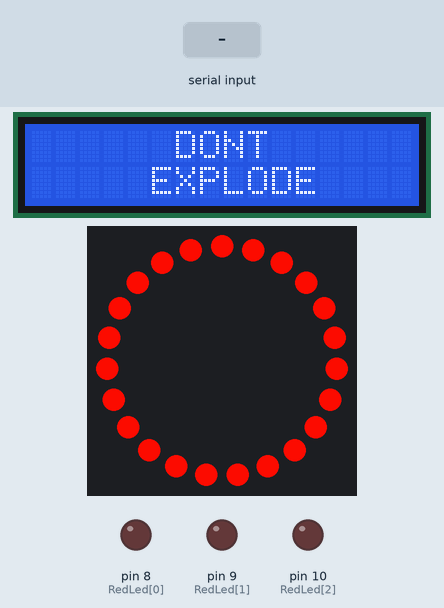
Simulated run of this sketch. Board: Arduino Mega 2560, built with avr-gcc and run on an emulated ATmega2560. On the bench: 16×2 character LCD, 23 RGB LEDs in a ring, first at the top, clockwise, output pins drawn as LEDs (lit = HIGH). Inputs (shaded band) come from the test bench. What the sketch prints to the serial monitor is not drawn.

Above: at 1.2 s.
1.3 s: "win\n" received over Serial
At 3.01 s:
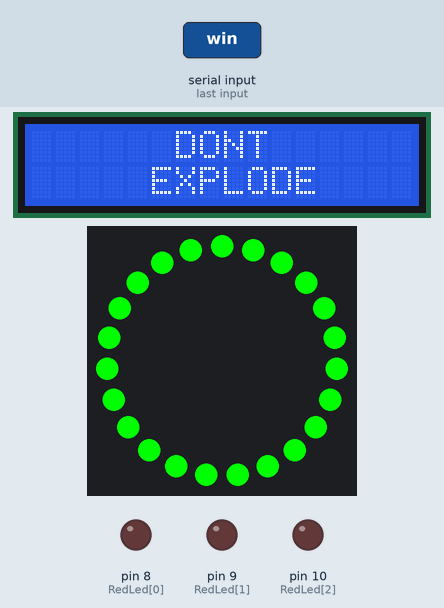
3.2 s: "start\n" received over Serial
At 3.36 s:
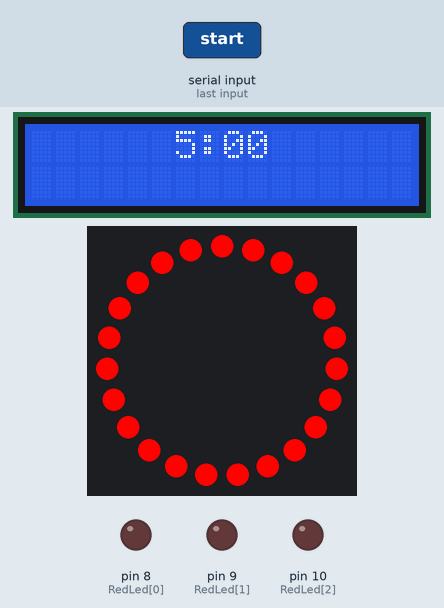
5.0 s: "modulesolved\n" received over Serial
At 5.09 s:
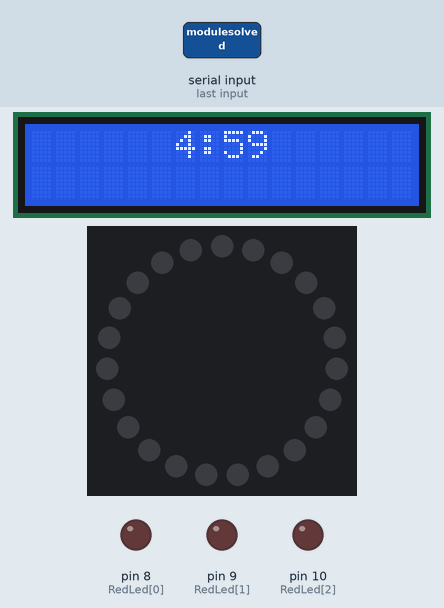
6.8 s: "gameover\n" received over Serial
At 7.6 s:
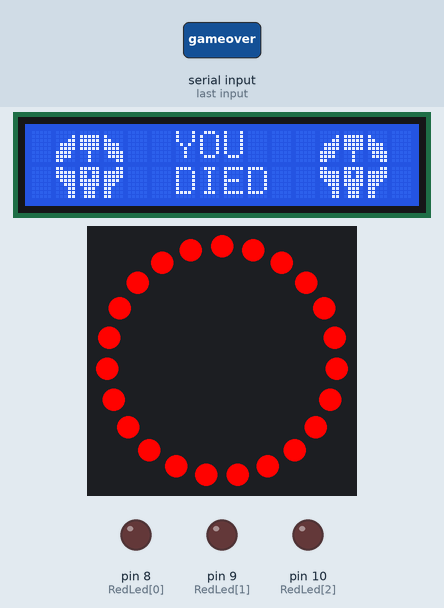
Timing chart, 0 to 9.3 s (numbered marks = the images above; inputs shaded):
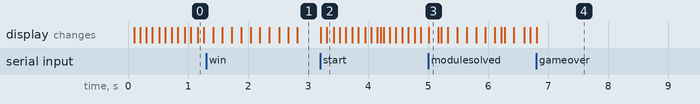

The sketch:

LCD_Arduino.ino
```cpp
/*
  Communication between Arduino and Arduino Mega
*/

#include <LiquidCrystal.h>
#include <FastLED.h>

// Variable to store data sent from Arduino Mega
String msg;

const int rs = 12, en = 11, d4 = 5, d5 = 4, d6 = 3, d7 = 2;

LiquidCrystal lcd(rs, en, d4, d5, d6, d7);

int RedLed[] = {8,9,10};
int SideLEDs[] = {0,0,0};


byte topL[8] = {
  0b00000,
  0b00001,
  0b00011,
  0b01111,
  0b01111,
  0b11110,
  0b11110,
  0b11000
};

byte topM[8] = {
  0b00000,
  0b11111,
  0b11111,
  0b11111,
  0b11111,
  0b00100,
  0b00100,
  0b00100
};

byte topR[8] = {
  0b00000,
  0b10000,
  0b11000,
  0b11110,
  0b11110,
  0b01111,
  0b01111,
  0b00011
};

byte botL[8] = {
  0b11000,
  0b11111,
  0b11111,
  0b01111,
  0b00111,
  0b00011,
  0b00011,
  0b00011
};

byte botM[8] = {
  0b11111,
  0b11011,
  0b11011,
  0b11111,
  0b11111,
  0b01110,
  0b01110,
  0b01110
};

byte botR[8] = {
  0b00011,
  0b11111,
  0b11111,
  0b11110,
  0b11100,
  0b11000,
  0b11000,
  0b11000
};


// Countdown timer variables
bool countdownActive = false;
int timeRemaining;
char timeRemainingFormatted[6];
int countdownTimer = 0;
int countdownTimerPrevious = 0;
int standbyTimer = 0;
int standbyTimerPrev = 0;
String gameSerial = "";

// LED Strip variables
#define NUM_LEDS 23
#define DATA_PIN 6


CRGB leds[NUM_LEDS];

bool isRed = 1;
int Green_channel = 0;
long lastChange;
long lastBlink;

int blinkCount = 0;
int lightMode = 0;
int endDelay = 150;
bool blink;

void gameStart() {
  timeRemaining = 300;  // Set game length here.
  countdownActive = true;
}

void standby() {
  standbyTimer = millis();
  if (standbyTimer - standbyTimerPrev > 1000) {
    standbyTimerPrev = standbyTimer;

      lcd.clear();
      lcd.setCursor(6, 0);
      lcd.print("DONT");
      lcd.setCursor(5, 1);
      lcd.print("EXPLODE");
  }
}

void gameOver(bool deathByTime) {
  countdownActive = false;

  if (deathByTime) {
    Serial.print("\ngameover");  // Send gameover command for the MEGA to read.
  }

      lcd.clear();
      lcd.setCursor(6, 0);
      lcd.print("YOU");
      lcd.setCursor(6, 1);
      lcd.print("DIED");

      lcd.setCursor(12, 0);
      lcd.write(byte(0));

      lcd.setCursor(13, 0);
      lcd.write(byte(1));

      lcd.setCursor(14, 0);
      lcd.write(byte(2));

      lcd.setCursor(12, 1);
      lcd.write(byte(3));

      lcd.setCursor(13, 1);
      lcd.write(byte(4));

      lcd.setCursor(14, 1);
      lcd.write(byte(5));

      ////////

      lcd.setCursor(1, 0);
      lcd.write(byte(0));

      lcd.setCursor(2, 0);
      lcd.write(byte(1));

      lcd.setCursor(3, 0);
      lcd.write(byte(2));

      lcd.setCursor(1, 1);
      lcd.write(byte(3));

      lcd.setCursor(2, 1);
      lcd.write(byte(4));

      lcd.setCursor(3, 1);
      lcd.write(byte(5));

      delay(5000);
  }


void LEDStrip() {
  // lightmode before gamestart
  if (lightMode == 0) {
    if(millis() - lastChange > 100) {
      lastChange = millis();
      if (isRed == 1) {
        Green_channel++;
        for (int j = 0; j < NUM_LEDS; j++) {
          leds[j].setRGB(255 - Green_channel, Green_channel, 0);
          if (Green_channel == 255) {
            isRed = 0;
          }
        }
      }
      else {
        Green_channel--;
        for (int j = 0; j < NUM_LEDS; j++) {
          leds[j].setRGB(255 - Green_channel, Green_channel, 0);
          if (Green_channel == 0) {
            isRed = 1;
          }
        }
      }
    }
  }

  // Ligtmode when the game is running normally
  if (lightMode == 1) {
    if(millis() - lastChange > 100) {
      lastChange = millis();
      if (isRed == 1) {
        Green_channel++;
        for (int j = 0; j < NUM_LEDS; j++) {
          leds[j].setRGB(255, Green_channel, 0);
          if (Green_channel == 50) {
            isRed = 0;
          }
        }
      }
      else {
        Green_channel--;
        for (int j = 0; j < NUM_LEDS; j++) {
          leds[j].setRGB(255, Green_channel, 0);
          if (Green_channel == 0) {
            isRed = 1;
          }
        }
      }
    }
  }

  //lightmode for when a mistake is made
  if (lightMode == 2) {
    if (millis() - lastBlink > 150) {
      lastBlink = millis();
      blinkCount++;
      if (blinkCount % 2 == 1) {
        for (int j = 0; j < NUM_LEDS; j++) {
        leds[j].setRGB(0, 0, 0);
        }
      }
      else {
        for (int j = 0; j < NUM_LEDS; j++) {
        leds[j].setRGB(255, 0, 0);
        }
      }
    }
    if (blinkCount == 11) {
      blinkCount = 0;
      lightMode = 1;
      isRed = 1;
      Green_channel = 0;
    }
  }

  // lightmode when module is solved
  if (lightMode == 3) {
    if (millis() - lastBlink > 150) {
      lastBlink = millis();
      blinkCount++;
      if (blinkCount % 2 == 1) {
        for (int j = 0; j < NUM_LEDS; j++) {
        leds[j].setRGB(0, 0, 0);
        }
      }
      else {
        for (int j = 0; j < NUM_LEDS; j++) {
        leds[j].setRGB(0, 255, 0);
        }
      }
    }
    if (blinkCount == 11) {
      blinkCount = 0;
      lightMode = 1;
      isRed = 1;
      Green_channel = 0;
    }
  }

  // lightmode when game is lost
  if (lightMode == 4) {
    if (millis() - lastBlink > endDelay) {
      if (endDelay > 50) {
        endDelay = endDelay - 5;
      }
      lastBlink = millis();
      blinkCount++;
      if (blinkCount % 2 == 1) {
        for (int j = 0; j < NUM_LEDS; j++) {
        leds[j].setRGB(0, 0, 0);
        }
      }
      else {
        for (int j = 0; j < NUM_LEDS; j++) {
        leds[j].setRGB(255, 0, 0);
        }
      }
    }
    if (blinkCount == 30) {
      blinkCount = 0;
      lightMode =
      isRed = 1;
      Green_channel = 0;
    }
  }

  // lightmode when game is won
  if (lightMode == 5) {
    if (millis() - lastChange > 150) {
      lastChange = millis();
      for (int i = 0; i <= 255; i++) {
        for (int j = 0; j < NUM_LEDS; j++) {
            leds[j].setRGB(255 - i , i, 0);
        }
        if (i == 255) {
          blink = 1;
        }
      }
      if (blink == 1) {
            blinkCount++;
          if (blinkCount % 2 == 1) {
            for (int j = 0; j < NUM_LEDS; j++) {
            leds[j].setRGB(0, 0, 0);
            }
          }
          else {
            for (int j = 0; j < NUM_LEDS; j++) {
            leds[j].setRGB(0, 255, 0);
            }
          }
        if (blinkCount == 11) {
          blinkCount = 0;
          lightMode = 7;
          isRed = 1;
          Green_channel = 255;
        }
      }
    }
  }

  // lightmode for red light
  if (lightMode == 6) {
    for (int j = 0; j < NUM_LEDS; j++) {
      leds[j].setRGB(255, 0, 0);
    }
    lightMode = 8;
  }

  // lightmode for green light
  if (lightMode == 7) {
    for (int j = 0; j < NUM_LEDS; j++) {
      leds[j].setRGB(0, 255, 0);
    }
    lightMode = 8;
  }

  FastLED.show();
}


void setup() {
  lcd.begin(16, 2);  // Enable once the LCD has been installed.
  lcd.createChar(0, topL);
  lcd.createChar(1, topM);
  lcd.createChar(2, topR);
  lcd.createChar(3, botL);
  lcd.createChar(4, botM);
  lcd.createChar(5, botR);

  for (int i = 0; i < 3; i++) {
    pinMode(RedLed[i], OUTPUT);
  }

  // LED setup
  FastLED.addLeds<WS2812B, DATA_PIN, GRB>(leds, NUM_LEDS);

  // Start serial as usual, make sure baudRate is the same for both uno and the Mega serial used for communication
  // since Serial is used for communication it cannot be used to output information on Serial Monitor
  Serial.begin(115200);  // Connect RX pin on uno to the chosen TX pin on Mega
}

void loop() {
  // Checks if information is sent by Arduino mega
  if (Serial.available() > 0) {
    msg = Serial.readStringUntil('\n');  // Stores data sent
    msg.trim();                          // trims the data for end of line or other invisible data
    //Serial.print("\nIncoming msg: " + msg);
  } else {
    msg = "";  // Resets msg so that if statement doesnt run continously
  }

  // Run if message from ESP = "startCountdown"
  if (msg == "start") {
    gameStart();
    // set variables for LED strip
    isRed = 1;
    Green_channel = 0;
    lightMode = 1;

    for (int i = 0; i < 3; i++) {
      digitalWrite(RedLed[i], SideLEDs[i]);
    }
  }

  if (msg == "lifelost") {
    lightMode = 2;
  }

  if (msg == "modulesolved") {
    lightMode = 3;
  }

  if (msg == "gameover") {
    lightMode = 4;
    gameOver(false);
    for (int i = 0; i < 3; i++) {
      digitalWrite(RedLed[i], 0);
    }
  }

  if (msg == "win") {
    countdownActive = false;
    lightMode = 5;
  }

  // checks for red Led configuration
  if (msg.substring(0,9) == "SideLEDs=") {
    for (int i = 0; i < 3; i++) {
      String LEDon = msg.substring((9+i),(10+i));
      SideLEDs[i] = LEDon.toInt();
    }
  }

  // Checks for serial number
  if (msg.substring(0, 7) == "Serial=") {
    gameSerial = msg.substring(7, 15);
  }


  // Countdown loop
  if (countdownActive) {

    countdownTimer = millis();
    if (countdownTimer - countdownTimerPrevious >= 1000) {
      countdownTimerPrevious = countdownTimer;


      int minutes = int(timeRemaining / 60);
      int seconds = timeRemaining - (60 * minutes);


      if (timeRemaining == -1) {

        gameOver(true);

      } else {

        sprintf(timeRemainingFormatted, "%01d:%02d", minutes, seconds);
        Serial.print((String) "\n" + timeRemainingFormatted);

        lcd.clear();
        lcd.setCursor(6, 0);
        lcd.print(timeRemainingFormatted);
        lcd.setCursor(4, 1);
        lcd.print(gameSerial);

        timeRemaining--;
      }
    }
  } else {
    standby();
  }

  LEDStrip();
  delay(10);
}
```

Measured:
- after the input at 3.2 s, the display: first changes at once (image 2 shows a later state)
- after the input at 6.8 s, the display: changes at once (image 4)
